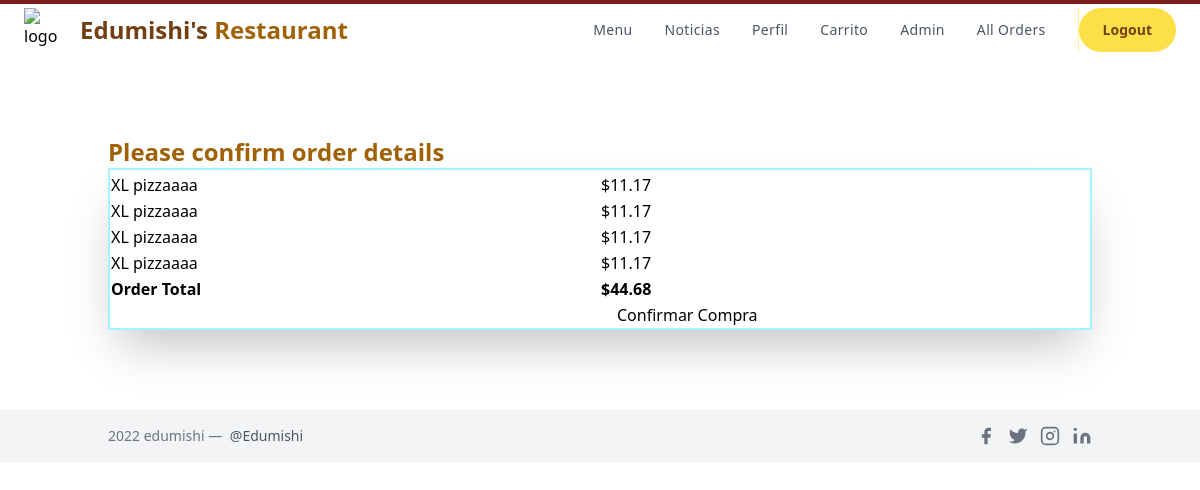
/check/ (signed in), run on an earlier commit of the app's database.
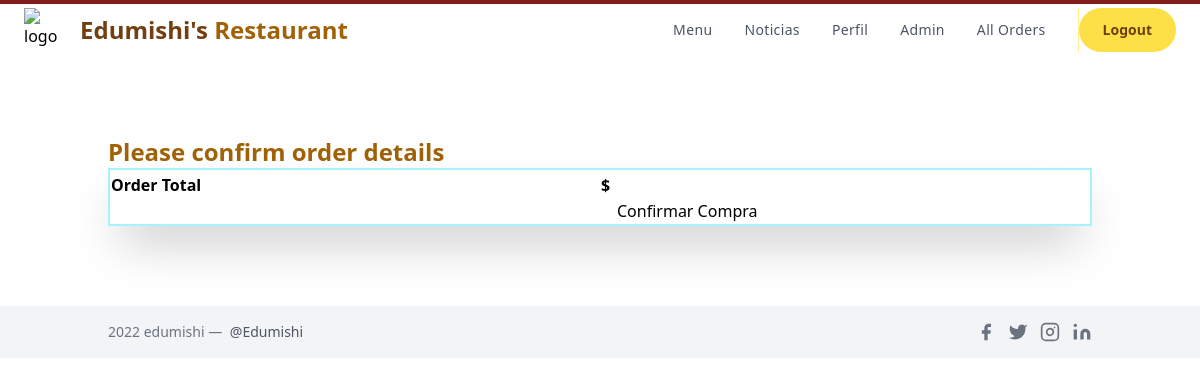
And on a later commit of the database.
### orders/models.py (models this page shows, shortened)
class OrderItem(models.Model):
    menu_item = models.ForeignKey(Menu_Item,on_delete=models.CASCADE,
                                    blank=True, null=True)
    is_ordered = models.BooleanField(default=False)
    date_added = models.DateTimeField(auto_now=True)
    date_ordered = models.DateTimeField(null=True)
    is_topping =models.BooleanField(default=False)
    num_extras = models.IntegerField( blank=True, default=0)
    extras = models.CharField(max_length=400,  blank=True, null=True)
    extras_cost = models.DecimalField(max_digits=4,decimal_places=2, default = 0.00)
    ptoppings = models.CharField(max_length=400,  blank=True, null=True)

class Menu_Item(models.Model):
    MENU_CATEGORIES = (
    ('Pizza', 'Pizza'),
    ('Pasta', 'Pasta'),
    ('Subs', 'Subs'),
    ('Salad', 'Salad'),
    ('Dinner_Platter', 'Dinner_Platter'),
    ('Topping', 'Topping'),
    ('Extra', 'Extra'),
    ('Dessert', 'Dessert'),
    ('Pastry', 'Pastry'),
    ('Main', 'Main'),
    ('Appetizer', 'Appetizer'),
    ('Side', 'Side'),
    ('Miscellaneous', 'Miscellaneous')
    )
    SIZE_CATEGORIES = (
    ('Sm', 'Small'),
    ('Md', 'Medium'),
    ('Lg', 'Large'),
    ('XL', 'Extra_Large')
    )
    category = models.CharField(max_length=36, null=True, blank=True,
                                choices=MENU_CATEGORIES,
                                help_text='Categoría del elemento del menú.')
    name = models.CharField(max_length=128,
                            help_text='Nombre del elemento del menú')
    price =  models.DecimalField(max_digits=4, null=True, blank=True,
                                decimal_places=2, default=0.00)
    sizes = models.CharField(max_length=4, null=True, blank=True,
                                choices=SIZE_CATEGORIES,
                                help_text='Ingrese el tamaños \
                                            del elemento del menú')
    toppings = models.CharField( max_length=400, blank=True, null=True,
                                help_text='Introducir ingredientes')
    num_toppings = models.CharField(max_length=10, blank=True, null=True)

class Order(models.Model):
    ref_code = models.CharField(max_length=15, blank=True)
    owner = models.ForeignKey(Profile, on_delete=models.SET_NULL, null=True)
    is_ordered = models.BooleanField(default=False)
    ordered_items = models.ManyToManyField(OrderItem)
    date_ordered = models.DateTimeField(auto_now=True)
    def get_cart_ordered_items(self):
        return self.ordered_items.all()
    def get_cart_total(self):
        return sum([item.menu_item.price for item in self.ordered_items.all()]
        + [item.extras_cost for item in self.ordered_items.all()])

### orders/views.py (the view)
# urls.py: path('check/', views.check, name='check'),
@login_required()
def check(request, **kwargs):
    existing_order = get_user_pending_order(request)
    context = {
        'order': existing_order,
    }
    return render(request, 'orders/check.html', context)

### orders/views.py (called while the page is built)
@login_required()
def get_user_pending_order(request):
    user_profile = get_object_or_404(Profile, user=request.user)
    order = Order.objects.filter(owner=user_profile, is_ordered=False)
    if order.exists():
        return order[0]
    return 0

### orders/templates/orders/check.html (shortened to what this page needs)
{% extends "orders/layout.html" %}
{% block template %}
<div class="container px-5 py-20 mx-auto flex flex-wrap items-center">
    <h1 class="text-2xl font-bold text-yellow-700"> Please confirm order details</h1>
    <div>
      <table class="shadow-2xl border-2 border-cyan-200 w-full md:table-fixed content-center">
        <tr>
          <td>
            {% for item in order.get_cart_ordered_items %}
        <tr>
          {%if item.menu_item.category == "Pizza" and "Topping" not in item.menu_item.name %}
          <td>
            {{item.menu_item.sizes}}
            {{ item.menu_item.name }}
          </td>
          {% endif %}
          {% if item.num_extras > 0 %}
          <td>{{ item.menu_item.price }}
            + {{item.extras_cost}}</td>
          {%else%}
          <td>${{ item.menu_item.price }}</td>
          {%endif%}
        </tr>
        {% endfor %}
        <tr>
          <td><strong>Order Total</strong> </td>
          <td> <strong>${{ order.get_cart_total }}</strong></td>
        </tr>
        <tr>
        <td></td>
        <td> <a href="{% url 'orders:updaterecords' order.id %}" class="block md:px-4 transition hover:text-yellow-700">Confirmar Compra</a>
        </td>
      </tr>
      </table>
    </div>
  </div>
{% endblock %}

What changed in the data, as far as the page shows it:
removed OrderItem: menu_item.sizes "XL", menu_item.name "pizzaaaa", menu_item.price "11.17"
removed OrderItem: menu_item.sizes "XL", menu_item.name "pizzaaaa", menu_item.price "11.17"
removed OrderItem: menu_item.sizes "XL", menu_item.name "pizzaaaa", menu_item.price "11.17"
removed OrderItem: menu_item.sizes "XL", menu_item.name "pizzaaaa", menu_item.price "11.17"
removed Order: get_cart_total "44.68"
Also different on the page:
text no longer shown: "Carrito"
